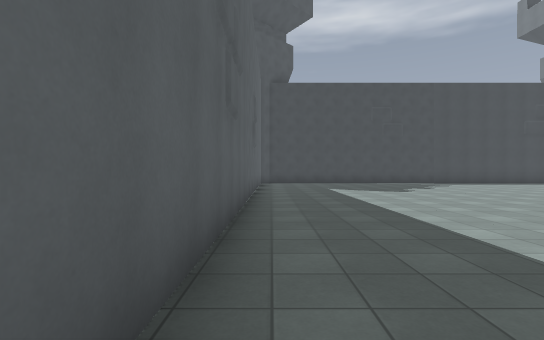
view 1 (above)

19 first-person views from a walk through a Godot game level. The camera is 1.4 m above the floor, looks level and sees 85° across. The floor is counted in squares, 2 m on a side. Each view is taken from the middle of a square. On the plan, view 1 faces up. The plan holds only what a view shows up to about 10 squares ahead; the rest is blank. The place goes on beyond the plan. Flat picture figures and markers are not drawn. Characters and animated objects are not drawn. Some surface patterns are stand-ins.

view 2
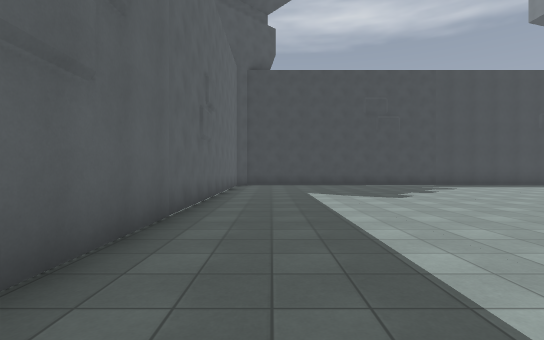

view 3
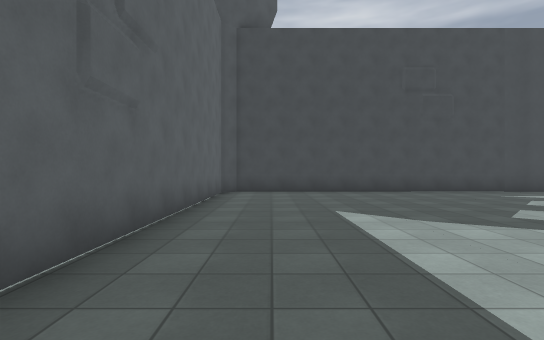

view 4
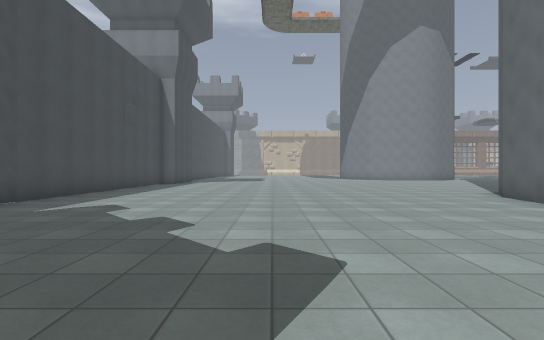

view 5
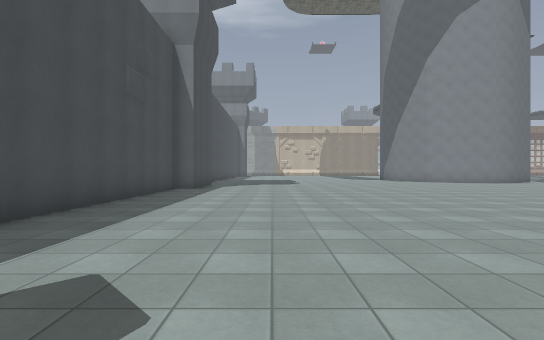

view 6
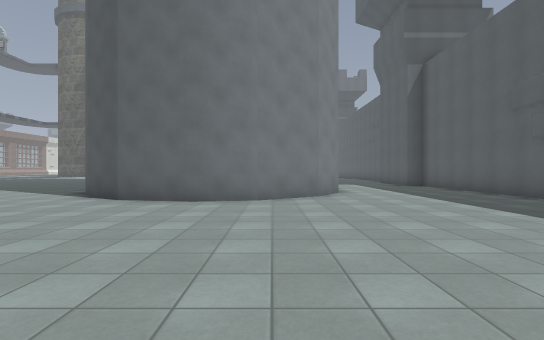

view 7
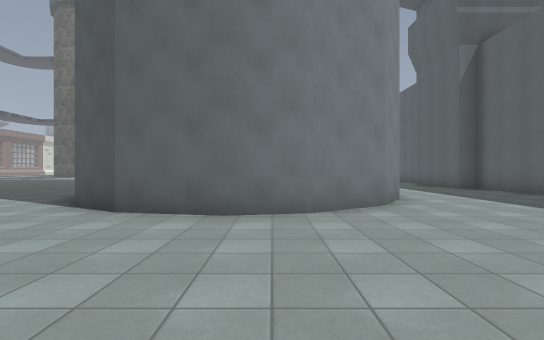

view 8
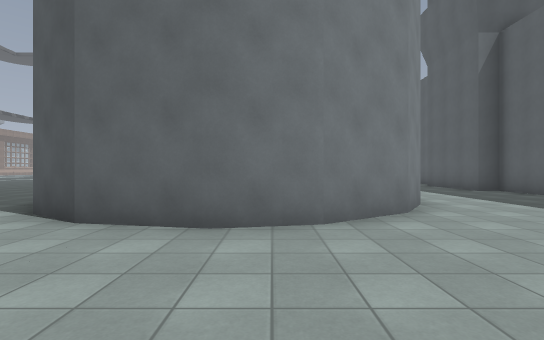

view 9
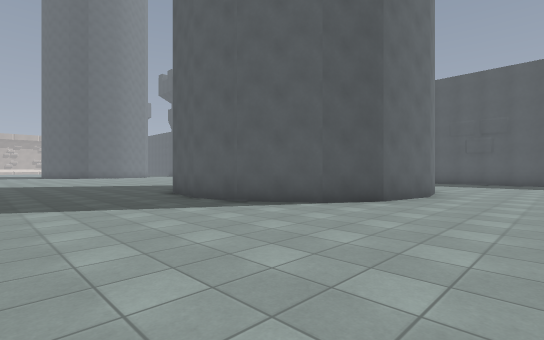

view 10
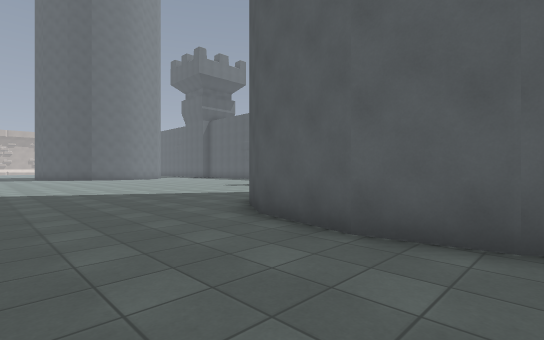

view 11
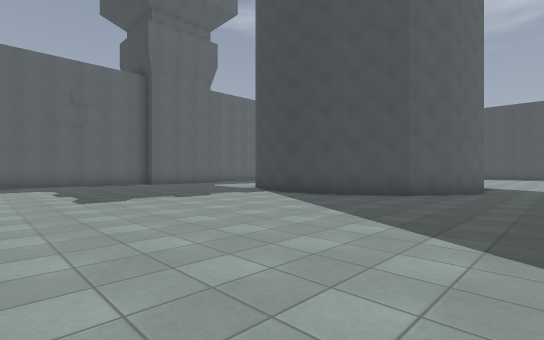

view 12
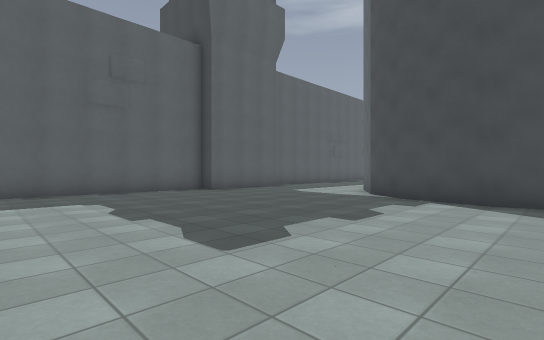

view 13
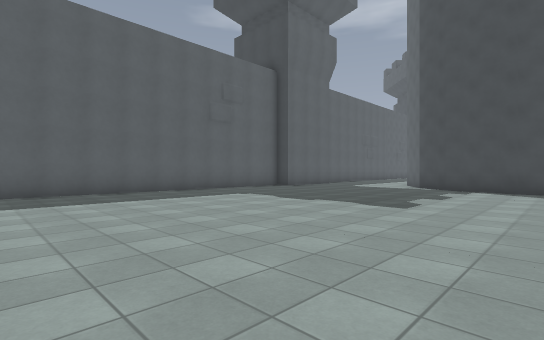

view 14
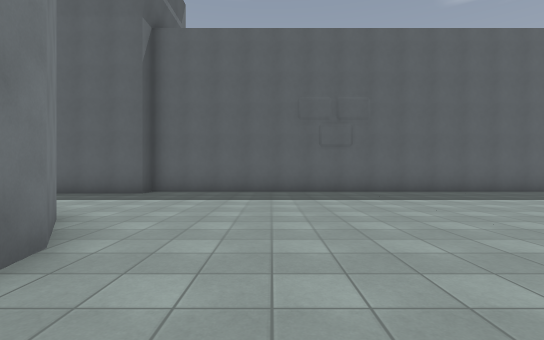

view 15
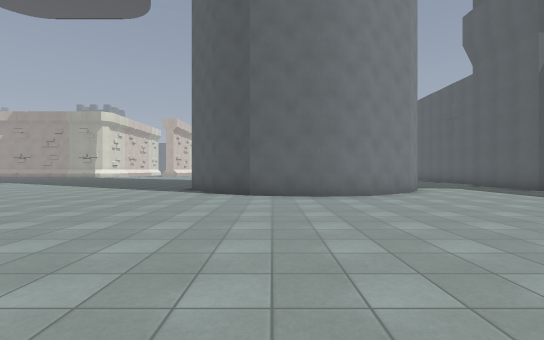

view 16
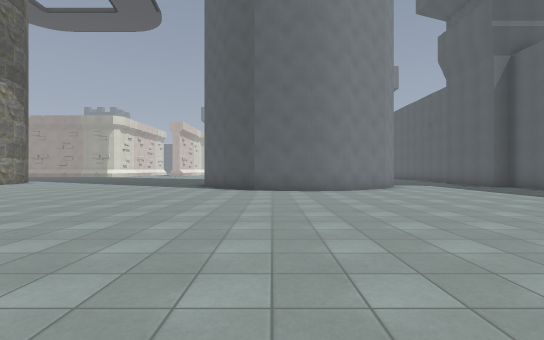

view 17
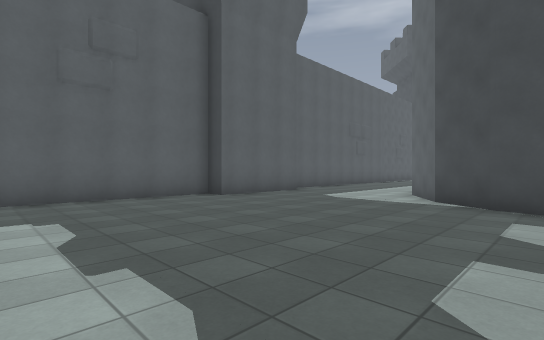

view 18
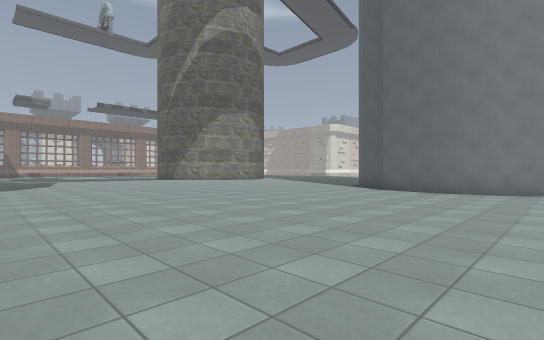

view 19
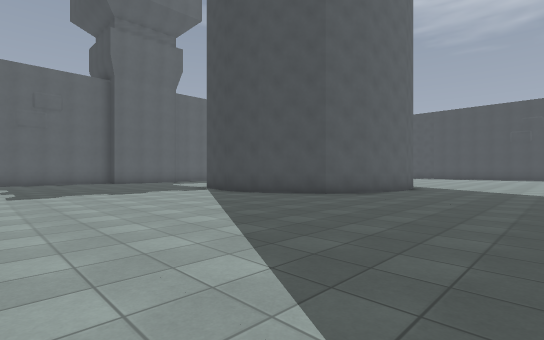

### Floor plan
Points are (right, up) in squares from view 1. A wall is a line through its corners. A room is listed if a view was taken in it or the views show most of it. See-through windows are left out.
Room 1 (views 1, 2, 3, 4, 5, 6, 7, 8, 9)
walls: (3.9, 1.9) (4.8, 3.1) (6.3, 4.2) (7.7, 4.5) (9.6, 4.1) (10.8, 3.3) (11.8, 1.7); (16, 15.6) (-0.1, 15.6) (-0.6, 15.1) (-0.6, -1.9) (0.1, -1.9)
ways out: opening at (2, -1) to room 2; opening at (14.5, 2.8) to room 2
Room 2 (views 10, 11, 12, 13, 14, 15, 16, 17, 18, 19)
walls: (4.2, -21.9) (4.7, -21.1) (6.3, -20) (7.7, -19.7) (9.6, -20.1) (10.8, -20.9) (11.5, -22); (0.1, -1.9) (0.1, -5.1) (-0.6, -5.1) (-0.6, -21.9) (0.1, -21.9) (0.1, -22.5); (11.8, 1.7) (12.1, 0.3) (11.7, -1.5) (11, -2.7) (9.4, -3.8) (8, -4) (6.1, -3.7) (4.9, -2.9) (3.8, -1.3)
ways out: opening at (2, -1) to room 1; opening at (14.5, 2.8) to room 1

Positions as (right, up) in squares from view 1, and headings:
1: (0, 0), facing up
2: (1, 2), facing up
3: (1, 6), facing up
4: (2, 10), facing right
5: (6, 12), facing right
6: (6, 11), facing down
7: (7, 9), facing down
8: (7, 8), facing down
9: (16, 7), facing down-left
10: (15, 2), facing down-left
11: (14, -11), facing up-left
12: (9, -11), facing up-left
13: (9, -15), facing up-left
14: (9, -18), facing left
15: (9, -12), facing down
16: (9, -10), facing down
17: (7, -10), facing up-left
18: (5, -10), facing down-right
19: (16, -10), facing up-left
